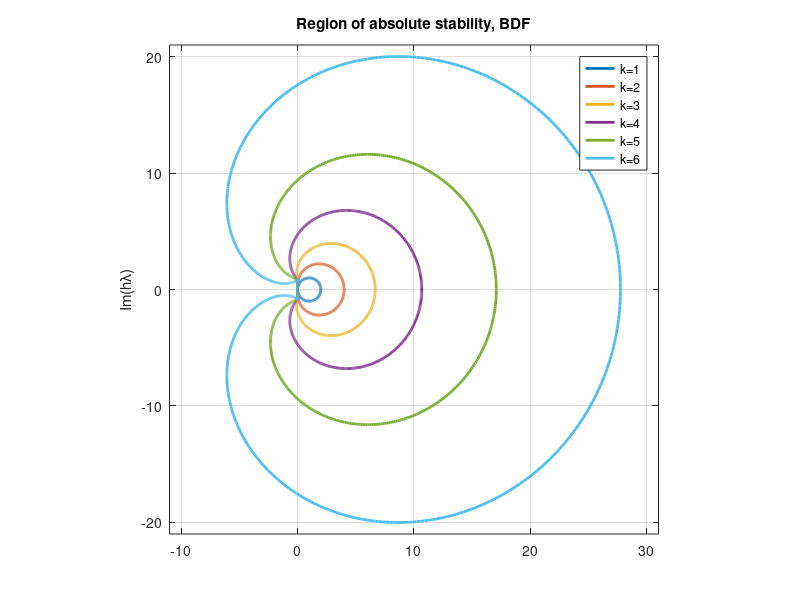

MATLAB code to generate this figure:
clc
clear

theta=linspace(0,2*pi,1000);
xi=exp(1i*theta);

%k=1
rho1=-1+xi;
sigma1=xi;
z1=rho1./sigma1;
p1=[1 -1];
abs(roots(p1))

%k=2
rho2=1/3-4/3*xi+xi.^2;
sigma2=2/3*xi.^2;
z2=rho2./sigma2;
p2=[1 -4/3 1/3];
abs(roots(p2))

%k=3
rho3=-2/11+9/11*xi-18/11*xi.^2+xi.^3;
sigma3=6/11*xi.^3;
z3=rho3./sigma3;
p3=[1 -18/11 9/11 -2/11];
abs(roots(p3))

%k=4
rho4=3/25-16/25*xi+36/25*xi.^2-48/25*xi.^3+xi.^4;
sigma4=12/25*xi.^4;
z4=rho4./sigma4;
p4=[1 -48/25 36/25 -16/25 3/25];
r4=roots(p4)
abs(roots(p4))

%k=5
rho5=-12/137+75/137*xi-200/137*xi.^2+300/137*xi.^3-300/137*xi.^4+xi.^5;
sigma5=60/137*xi.^5;
z5=rho5./sigma5;
p5=[1 -300/137 300/137 -200/137 75/137 -12/137];
r5=roots(p5)
abs(r5)

%k=6
rho6=10/147-72/147*xi+225/147*xi.^2-400/147*xi.^3+450/147*xi.^4-360/147*xi.^5+xi.^6;
sigma6=60/147*xi.^6;
z6=rho6./sigma6;
p6=[1 -360/147 450/147 -400/147 225/147 -72/147 10/147];
r6=roots(p6)
abs(r6)

clf
figure(1)
plot(z1,'DisplayName','k=1','LineWidth',2)
hold on
plot(z2,'DisplayName','k=2','LineWidth',2)
plot(z3,'DisplayName','k=3','LineWidth',2)
plot(z4,'DisplayName','k=4','LineWidth',2)
plot(z5,'DisplayName','k=5','LineWidth',2)
plot(z6,'DisplayName','k=6','LineWidth',2)
legend
hold off
axis([-11 31 -21 21])
%axis([-10 10 -10 10])
axis square
%xlabel('Re(h\lambda)')
ylabel('Im(h\lambda)')
grid on
title('Region of absolute stability, BDF')
